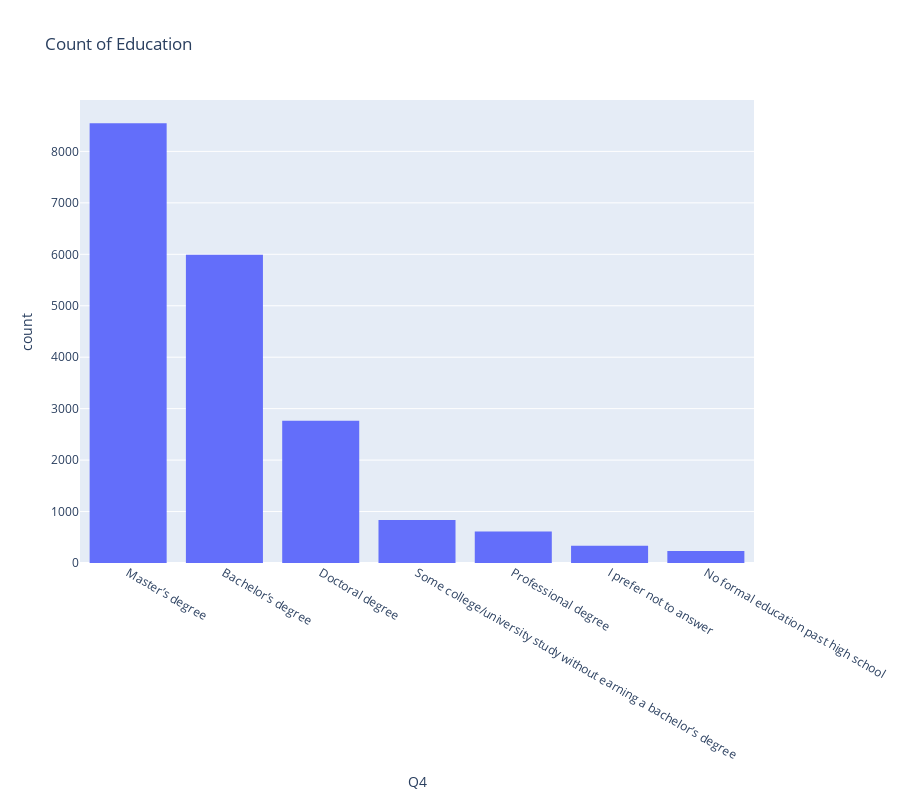

Notebook source saved alongside this figure:
### Markdown cell above
As we can observe, the ages with the highest occurrence frequency among the DSML employees are between 25 and 29. There are two probable reasons why these values are considerably higher than the others:
1. Data science and ML are relatively new disciplines. However, direct education paths to these fields exist currently, with improved accessibility to young people.
2. Think about _where_ the data were collected from. Older people are perhaps less likely to use 'resource' sites such as Kaggle because 1) they do not feel the need for such a learning experience and 2) they do not frequent social sites as much as young people.

Thus far, we have simply arbitrarily produced plots. Perhaps a better plan is to perform a slightly more investigative analysis of the categories we outlined earlier. Let's do this with education analysis.

### Education analysis

Produce two plots:
1. The participants' formal education.
2. The count of formal education per gender. 

Display these as a grouped bar chart.

### Code cell
fig = px.histogram(df, "Q4", height=800, title="Count of Education", labels={"value": "Education level"})
fig.update_layout(xaxis={'categoryorder':'total descending'})
fig.show()

### Figure 1 — Plotly figure (JSON) as saved in the notebook; plotly's stock layout.template omitted (floating-point values rounded to 4 significant figures; data arrays with more than 128 entries replaced by an {"elided": "..."} marker saying what was removed)
{"data": [{"alignmentgroup": "True", "bingroup": "x", "hovertemplate": "Q4=%{x}<br>count=%{y}<extra></extra>", "legendgroup": "", "marker": {"color": "#636efa", "pattern": {"shape": ""}}, "name": "", "offsetgroup": "", "orientation": "v", "showlegend": false, "type": "histogram", "x": {"elided": "19717 str values"}, "xaxis": "x", "yaxis": "y"}], "layout": {"barmode": "relative", "height": 800, "legend": {"tracegroupgap": 0}, "title": {"text": "Count of Education"}, "xaxis": {"anchor": "y", "categoryorder": "total descending", "domain": [0, 1], "title": {"text": "Q4"}}, "yaxis": {"anchor": "x", "domain": [0, 1], "title": {"text": "count"}}}}
